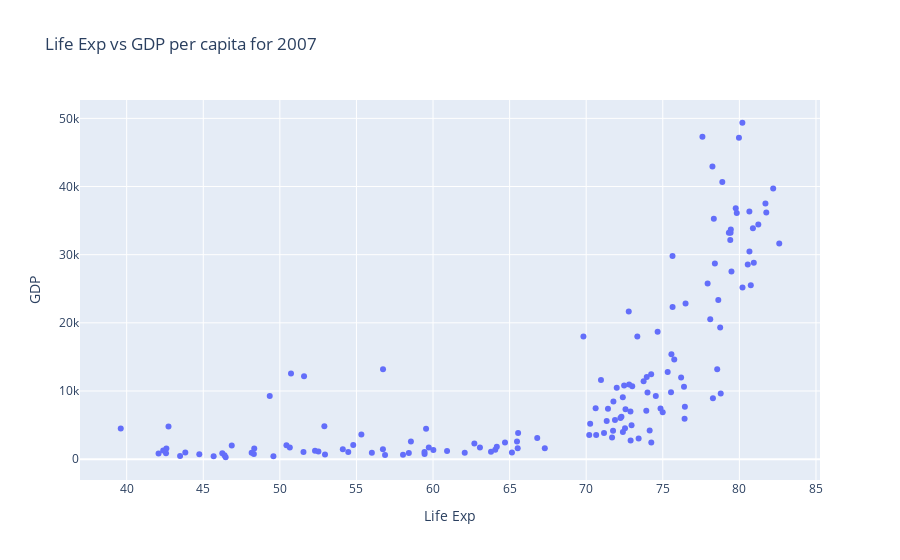

This figure's notebook cell:
### Code cell
import plotly.graph_objects as go

# Create the scatter plot
trace1 = go.Scatter(
    x=temp_df['lifeExp'],
    y=temp_df['gdpPercap'],
    mode='markers'
)

# Wrap trace in a list
data = [trace1]

# Define layout
layout = go.Layout(
    title='Life Exp vs GDP per capita for 2007',
    xaxis={'title': 'Life Exp'},
    yaxis={'title': 'GDP'}
)

# Corrected syntax
fig = go.Figure(data=data, layout=layout)

fig.show()

### Figure 1 — Plotly figure (JSON) as saved in the notebook; plotly's stock layout.template omitted (floating-point values rounded to 4 significant figures; data arrays with more than 128 entries replaced by an {"elided": "..."} marker saying what was removed)
{"data": [{"mode": "markers", "type": "scatter", "x": {"elided": "142 float values"}, "y": {"elided": "142 float values"}}], "layout": {"title": {"text": "Life Exp vs GDP per capita for 2007"}, "xaxis": {"title": {"text": "Life Exp"}}, "yaxis": {"title": {"text": "GDP"}}}}
